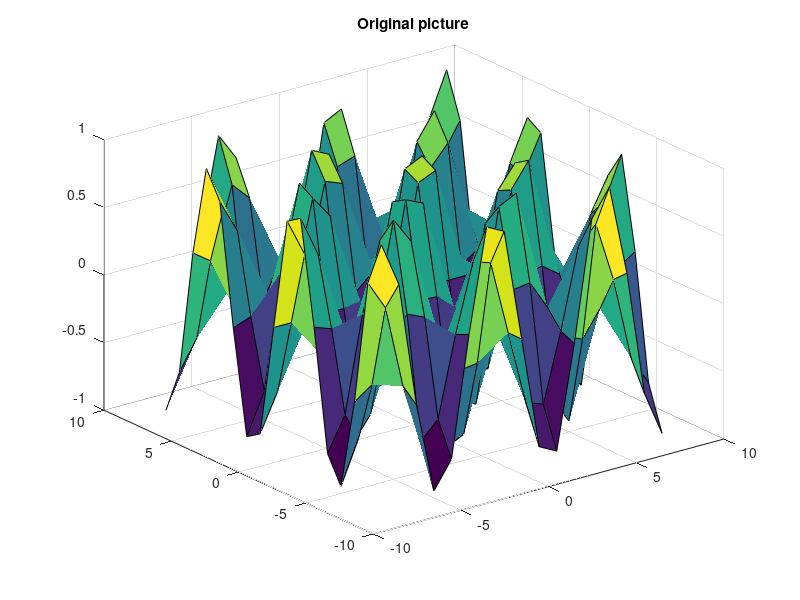
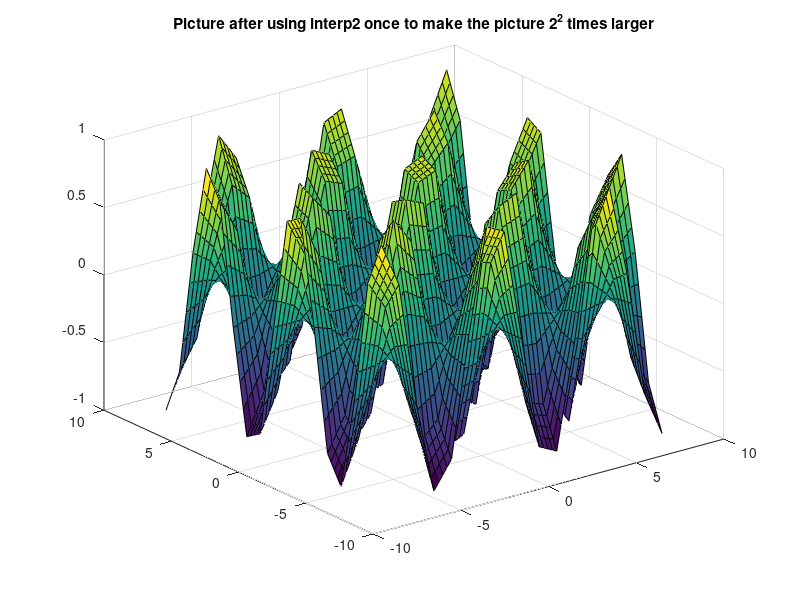
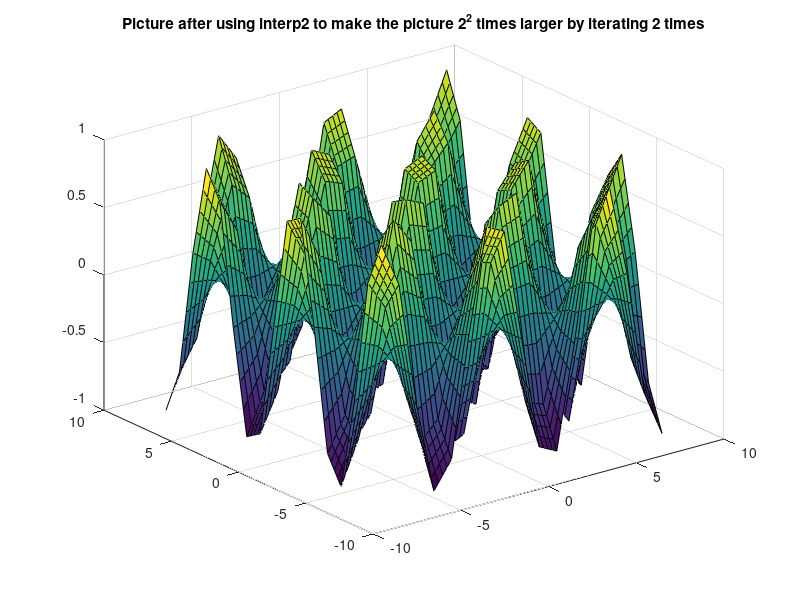
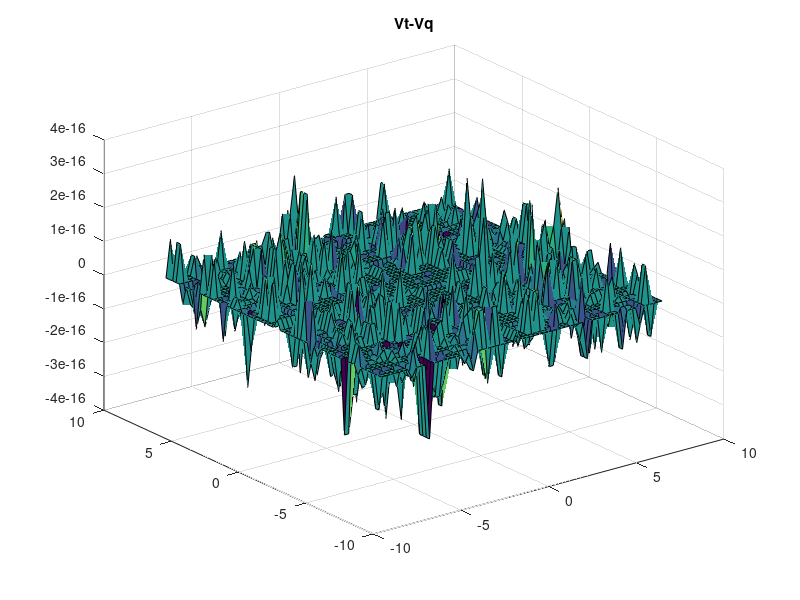

The MATLAB script that drew these images, in order:
clc;

%Sets up the original points of function V=f(x,y)=sin(X)sin(Y)
[X,Y] = meshgrid(-8:8);
V = sin(X).*sin(Y); 

%Plots the function V giving a monochrome image
figure
surf(X,Y,V)
title('Original picture');

%Makes the photo 2^2 times larger using interp2 once
N = 2;
ResolutionMultiplier = 2^N;
h = 1/ResolutionMultiplier;
[Xq,Yq] = meshgrid(-8:h:8);
Vq = interp2(X,Y,V,Xq,Yq);
figure
surf(Xq,Yq,Vq);
title('Picture after using interp2 once to make the picture 2^2 times larger');

%Makes the photo 2^2 times larger using interp2 2 times
N=2;
Xt = X;
Yt = Y;
Vt = V;
for i=1:N
    ResolutionMultiplier = 2^i;
    h = 1/ResolutionMultiplier;
    [Xn, Yn] = meshgrid(-8:h:8);
    Vt= interp2(Xt,Yt,Vt,Xn,Yn);
    Xt = Xn;
    Yt = Yn;
end
figure
surf(Xt,Yt,Vt);
title('Picture after using interp2 to make the picture 2^2 times larger by iterating 2 times');

%finding the difference between the two methods
figure
surf(Xt,Yt,Vt-Vq);
title('Vt-Vq');
